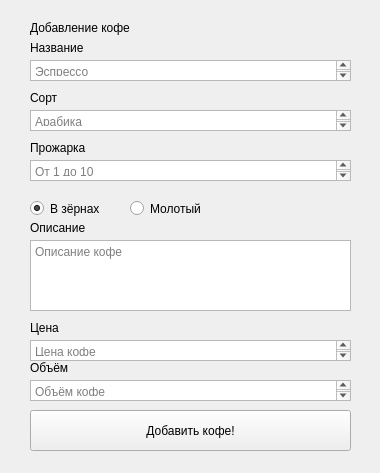
<?xml version="1.0" encoding="UTF-8"?>
<ui version="4.0">
 <class>Form</class>
 <widget class="QWidget" name="Form">
  <property name="geometry">
   <rect>
    <x>0</x>
    <y>0</y>
    <width>380</width>
    <height>473</height>
   </rect>
  </property>
  <property name="windowTitle">
   <string>Form</string>
  </property>
  <widget class="QTextEdit" name="addCoffee_nameField">
   <property name="geometry">
    <rect>
     <x>30</x>
     <y>60</y>
     <width>321</width>
     <height>21</height>
    </rect>
   </property>
   <property name="html">
    <string>&lt;!DOCTYPE HTML PUBLIC &quot;-//W3C//DTD HTML 4.0//EN&quot; &quot;http://www.w3.org/TR/REC-html40/strict.dtd&quot;&gt;
&lt;html&gt;&lt;head&gt;&lt;meta name=&quot;qrichtext&quot; content=&quot;1&quot; /&gt;&lt;style type=&quot;text/css&quot;&gt;
p, li { white-space: pre-wrap; }
&lt;/style&gt;&lt;/head&gt;&lt;body style=&quot; font-family:'MS Shell Dlg 2'; font-size:8.25pt; font-weight:400; font-style:normal;&quot;&gt;
&lt;p style=&quot;-qt-paragraph-type:empty; margin-top:0px; margin-bottom:0px; margin-left:0px; margin-right:0px; -qt-block-indent:0; text-indent:0px;&quot;&gt;&lt;br /&gt;&lt;/p&gt;&lt;/body&gt;&lt;/html&gt;</string>
   </property>
   <property name="placeholderText">
    <string>Эспрессо</string>
   </property>
  </widget>
  <widget class="QLabel" name="addCoffee_TitleLabel">
   <property name="geometry">
    <rect>
     <x>30</x>
     <y>20</y>
     <width>111</width>
     <height>16</height>
    </rect>
   </property>
   <property name="text">
    <string>Добавление кофе</string>
   </property>
  </widget>
  <widget class="QLabel" name="addCoffee_TitleLabel_2">
   <property name="geometry">
    <rect>
     <x>30</x>
     <y>40</y>
     <width>111</width>
     <height>16</height>
    </rect>
   </property>
   <property name="text">
    <string>Название</string>
   </property>
  </widget>
  <widget class="QTextEdit" name="addCoffee_sortField">
   <property name="geometry">
    <rect>
     <x>30</x>
     <y>110</y>
     <width>321</width>
     <height>21</height>
    </rect>
   </property>
   <property name="html">
    <string>&lt;!DOCTYPE HTML PUBLIC &quot;-//W3C//DTD HTML 4.0//EN&quot; &quot;http://www.w3.org/TR/REC-html40/strict.dtd&quot;&gt;
&lt;html&gt;&lt;head&gt;&lt;meta name=&quot;qrichtext&quot; content=&quot;1&quot; /&gt;&lt;style type=&quot;text/css&quot;&gt;
p, li { white-space: pre-wrap; }
&lt;/style&gt;&lt;/head&gt;&lt;body style=&quot; font-family:'MS Shell Dlg 2'; font-size:8.25pt; font-weight:400; font-style:normal;&quot;&gt;
&lt;p style=&quot;-qt-paragraph-type:empty; margin-top:0px; margin-bottom:0px; margin-left:0px; margin-right:0px; -qt-block-indent:0; text-indent:0px;&quot;&gt;&lt;br /&gt;&lt;/p&gt;&lt;/body&gt;&lt;/html&gt;</string>
   </property>
   <property name="placeholderText">
    <string>Арабика</string>
   </property>
  </widget>
  <widget class="QLabel" name="addCoffee_TitleLabel_3">
   <property name="geometry">
    <rect>
     <x>30</x>
     <y>90</y>
     <width>111</width>
     <height>16</height>
    </rect>
   </property>
   <property name="text">
    <string>Сорт</string>
   </property>
  </widget>
  <widget class="QLabel" name="addCoffee_TitleLabel_4">
   <property name="geometry">
    <rect>
     <x>30</x>
     <y>140</y>
     <width>111</width>
     <height>16</height>
    </rect>
   </property>
   <property name="text">
    <string>Прожарка</string>
   </property>
  </widget>
  <widget class="QTextEdit" name="addCoffee_grilledField">
   <property name="geometry">
    <rect>
     <x>30</x>
     <y>160</y>
     <width>321</width>
     <height>21</height>
    </rect>
   </property>
   <property name="lineWidth">
    <number>1</number>
   </property>
   <property name="html">
    <string>&lt;!DOCTYPE HTML PUBLIC &quot;-//W3C//DTD HTML 4.0//EN&quot; &quot;http://www.w3.org/TR/REC-html40/strict.dtd&quot;&gt;
&lt;html&gt;&lt;head&gt;&lt;meta name=&quot;qrichtext&quot; content=&quot;1&quot; /&gt;&lt;style type=&quot;text/css&quot;&gt;
p, li { white-space: pre-wrap; }
&lt;/style&gt;&lt;/head&gt;&lt;body style=&quot; font-family:'MS Shell Dlg 2'; font-size:8.25pt; font-weight:400; font-style:normal;&quot;&gt;
&lt;p style=&quot;-qt-paragraph-type:empty; margin-top:0px; margin-bottom:0px; margin-left:0px; margin-right:0px; -qt-block-indent:0; text-indent:0px;&quot;&gt;&lt;br /&gt;&lt;/p&gt;&lt;/body&gt;&lt;/html&gt;</string>
   </property>
   <property name="placeholderText">
    <string>От 1 до 10</string>
   </property>
  </widget>
  <widget class="QRadioButton" name="addCoffee_inGraings">
   <property name="geometry">
    <rect>
     <x>30</x>
     <y>200</y>
     <width>82</width>
     <height>17</height>
    </rect>
   </property>
   <property name="text">
    <string>В зёрнах</string>
   </property>
   <property name="checked">
    <bool>true</bool>
   </property>
   <attribute name="buttonGroup">
    <string notr="true">buttonGroup_2</string>
   </attribute>
  </widget>
  <widget class="QRadioButton" name="addCoffee_inGraings_Not">
   <property name="geometry">
    <rect>
     <x>130</x>
     <y>200</y>
     <width>82</width>
     <height>17</height>
    </rect>
   </property>
   <property name="text">
    <string>Молотый</string>
   </property>
   <attribute name="buttonGroup">
    <string notr="true">buttonGroup_2</string>
   </attribute>
  </widget>
  <widget class="QLabel" name="addCoffee_TitleLabel_5">
   <property name="geometry">
    <rect>
     <x>30</x>
     <y>220</y>
     <width>111</width>
     <height>16</height>
    </rect>
   </property>
   <property name="text">
    <string>Описание</string>
   </property>
  </widget>
  <widget class="QTextEdit" name="addCoffee_descriptionField">
   <property name="geometry">
    <rect>
     <x>30</x>
     <y>240</y>
     <width>321</width>
     <height>71</height>
    </rect>
   </property>
   <property name="lineWidth">
    <number>1</number>
   </property>
   <property name="html">
    <string>&lt;!DOCTYPE HTML PUBLIC &quot;-//W3C//DTD HTML 4.0//EN&quot; &quot;http://www.w3.org/TR/REC-html40/strict.dtd&quot;&gt;
&lt;html&gt;&lt;head&gt;&lt;meta name=&quot;qrichtext&quot; content=&quot;1&quot; /&gt;&lt;style type=&quot;text/css&quot;&gt;
p, li { white-space: pre-wrap; }
&lt;/style&gt;&lt;/head&gt;&lt;body style=&quot; font-family:'MS Shell Dlg 2'; font-size:8.25pt; font-weight:400; font-style:normal;&quot;&gt;
&lt;p style=&quot;-qt-paragraph-type:empty; margin-top:0px; margin-bottom:0px; margin-left:0px; margin-right:0px; -qt-block-indent:0; text-indent:0px;&quot;&gt;&lt;br /&gt;&lt;/p&gt;&lt;/body&gt;&lt;/html&gt;</string>
   </property>
   <property name="placeholderText">
    <string>Описание кофе</string>
   </property>
  </widget>
  <widget class="QLabel" name="addCoffee_TitleLabel_6">
   <property name="geometry">
    <rect>
     <x>30</x>
     <y>320</y>
     <width>111</width>
     <height>16</height>
    </rect>
   </property>
   <property name="text">
    <string>Цена</string>
   </property>
  </widget>
  <widget class="QTextEdit" name="addCoffee_priceField">
   <property name="geometry">
    <rect>
     <x>30</x>
     <y>340</y>
     <width>321</width>
     <height>21</height>
    </rect>
   </property>
   <property name="lineWidth">
    <number>1</number>
   </property>
   <property name="html">
    <string>&lt;!DOCTYPE HTML PUBLIC &quot;-//W3C//DTD HTML 4.0//EN&quot; &quot;http://www.w3.org/TR/REC-html40/strict.dtd&quot;&gt;
&lt;html&gt;&lt;head&gt;&lt;meta name=&quot;qrichtext&quot; content=&quot;1&quot; /&gt;&lt;style type=&quot;text/css&quot;&gt;
p, li { white-space: pre-wrap; }
&lt;/style&gt;&lt;/head&gt;&lt;body style=&quot; font-family:'MS Shell Dlg 2'; font-size:8.25pt; font-weight:400; font-style:normal;&quot;&gt;
&lt;p style=&quot;-qt-paragraph-type:empty; margin-top:0px; margin-bottom:0px; margin-left:0px; margin-right:0px; -qt-block-indent:0; text-indent:0px;&quot;&gt;&lt;br /&gt;&lt;/p&gt;&lt;/body&gt;&lt;/html&gt;</string>
   </property>
   <property name="placeholderText">
    <string>Цена кофе</string>
   </property>
  </widget>
  <widget class="QTextEdit" name="addCoffee_volumeField">
   <property name="geometry">
    <rect>
     <x>30</x>
     <y>380</y>
     <width>321</width>
     <height>21</height>
    </rect>
   </property>
   <property name="lineWidth">
    <number>1</number>
   </property>
   <property name="html">
    <string>&lt;!DOCTYPE HTML PUBLIC &quot;-//W3C//DTD HTML 4.0//EN&quot; &quot;http://www.w3.org/TR/REC-html40/strict.dtd&quot;&gt;
&lt;html&gt;&lt;head&gt;&lt;meta name=&quot;qrichtext&quot; content=&quot;1&quot; /&gt;&lt;style type=&quot;text/css&quot;&gt;
p, li { white-space: pre-wrap; }
&lt;/style&gt;&lt;/head&gt;&lt;body style=&quot; font-family:'MS Shell Dlg 2'; font-size:8.25pt; font-weight:400; font-style:normal;&quot;&gt;
&lt;p style=&quot;-qt-paragraph-type:empty; margin-top:0px; margin-bottom:0px; margin-left:0px; margin-right:0px; -qt-block-indent:0; text-indent:0px;&quot;&gt;&lt;br /&gt;&lt;/p&gt;&lt;/body&gt;&lt;/html&gt;</string>
   </property>
   <property name="placeholderText">
    <string>Объём кофе</string>
   </property>
  </widget>
  <widget class="QLabel" name="addCoffee_TitleLabel_7">
   <property name="geometry">
    <rect>
     <x>30</x>
     <y>360</y>
     <width>111</width>
     <height>16</height>
    </rect>
   </property>
   <property name="text">
    <string>Объём</string>
   </property>
  </widget>
  <widget class="QPushButton" name="addCoffee_buttonAdd">
   <property name="geometry">
    <rect>
     <x>30</x>
     <y>410</y>
     <width>321</width>
     <height>41</height>
    </rect>
   </property>
   <property name="text">
    <string>Добавить кофе!</string>
   </property>
  </widget>
 </widget>
 <resources/>
 <connections/>
 <buttongroups>
  <buttongroup name="buttonGroup_2"/>
 </buttongroups>
</ui>
